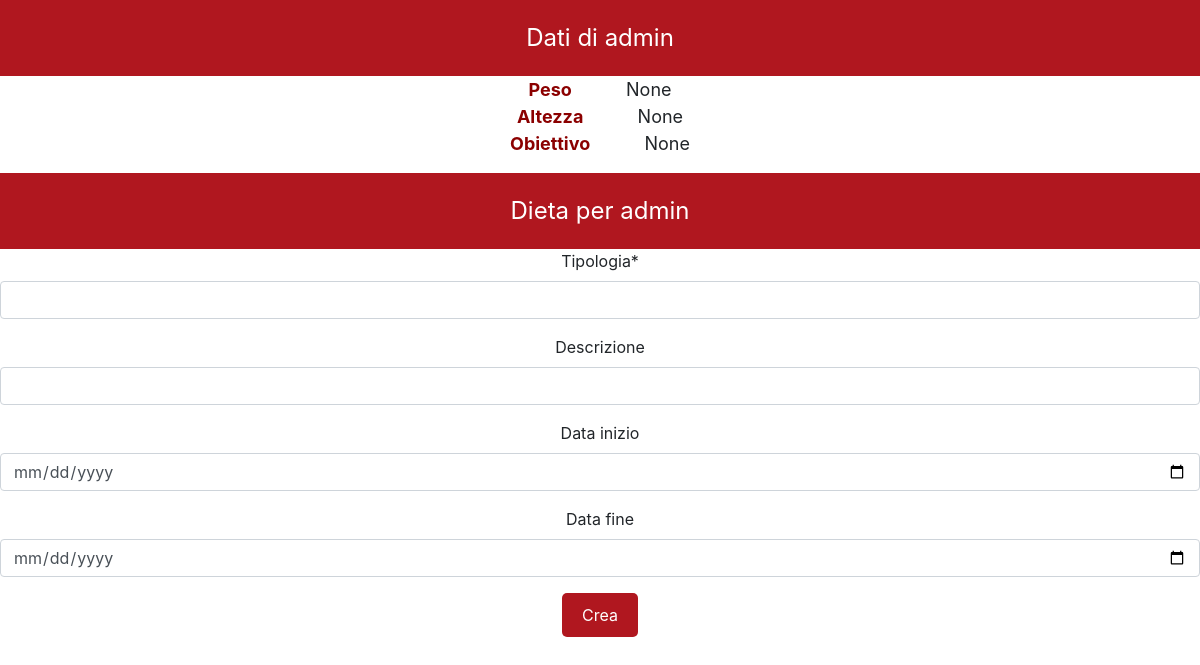
Page /diet/creadieta/1/ on the committed database.
### Users/models.py (models this page shows)
class MyUser(AbstractUser):
    sesso = models.CharField(max_length=10, choices=SESSO)
    peso = models.FloatField(blank=True, null=True)
    altezza = models.FloatField(blank=True, null=True)
    tipo_abbonamento = models.IntegerField(default=1)
    fine_abbonamento = models.DateField(blank=True, null=True)
    immagine_profilo = models.ImageField(upload_to="fotouser/", blank=True)
    obiettivo = models.CharField(max_length=400, blank=True, null=True)

### Diet/views.py (the view, shortened to what this page needs)
# urls.py: path('creadieta/<int:utente_pk>/', DietaCreateView.as_view(), name="crea_dieta"),
class DietaCreateView(CreateView):
    template_name = 'Diet/crea_dieta.html'
    form_class = InsertDietaCrispyForm
    def get_user(self):
        user_pk = self.kwargs.get('utente_pk')
        user = MyUser.objects.get(pk=user_pk)
        return user
    def get_context_data(self, **kwargs):
        context = super().get_context_data()
        context['my_user'] = self.get_user()
        return context

### Diet/forms.py
class InsertDietaCrispyForm(forms.ModelForm):
    helper = FormHelper()
    helper.form_id = "insert_dieta_crispy_form"
    helper.form_method = "POST"
    helper.add_input(Submit('submit', 'submit'))
    data_inizio = forms.DateField(widget=forms.DateInput(attrs={'type': 'date'}), required=False)
    data_fine = forms.DateField(widget=forms.DateInput(attrs={'type': 'date'}),required=False)
    class Meta:
        model = Dieta
        exclude=['my_user']

### Diet/templates/Diet/crea_dieta.html (shortened to what this page needs)
{% extends 'base.html' %}
{% load crispy_forms_filters %}
{% load crispy_forms_tags %}
{% block content %}
    <div class="text_red"> Dati di {{ my_user.username }}</div>
    <div style="text-align: center">
        <p class="testo-grande">
            <strong><span style="color: #8B0000">Peso </span> </strong>   {{ my_user.peso }}<br>
            <strong><span style="color: #8B0000">Altezza </span> </strong> {{ my_user.altezza }}<br>
            <strong><span style="color: #8B0000">Obiettivo </span> </strong> {{ my_user.obiettivo }}
        </p>
    </div>
    <div class="text_red"> Dieta per {{ my_user.username }}</div>
    <div style="text-align: center">
        <form method="POST">
            {{ form|crispy}}
            <input class="pulsante-rosso" type="submit" value="Crea">
        </form>
    </div>
{% endblock %}

### static/style/style.css (style rules this page uses)
.text_red { background-color: #B0171F; padding: 20px; color: white; font-size: 24px; text-align: center; }
.pulsante-rosso { background-color: #B0171F; color: white; padding: 10px 20px; border: none; border-radius: 5px; cursor: pointer; }
.testo-grande { font-size: 40px; }

### Diet/templates/Diet/crea_dieta.html (style rules this page uses)
.testo-grande { font-size: 18px; }

### rows in the picture
MyUser: username "admin", peso "None", altezza "None", obiettivo "None"
